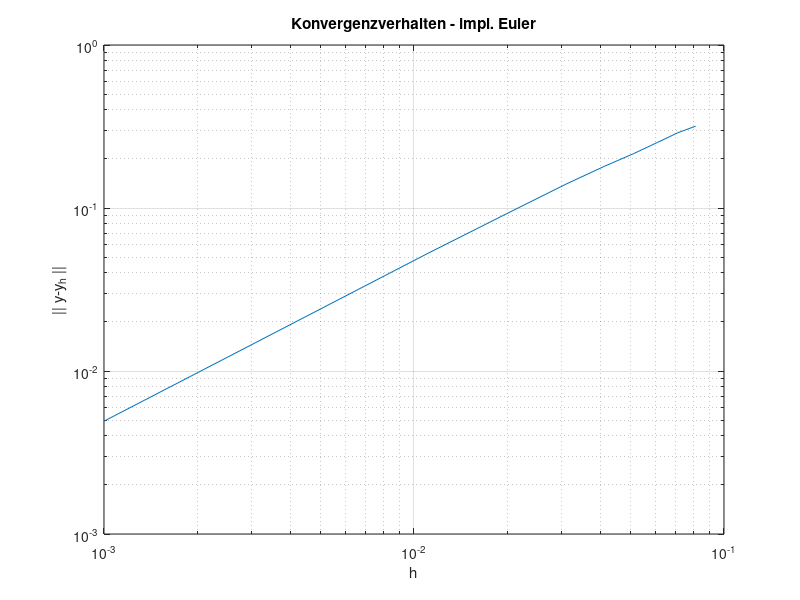

This figure's MATLAB source:
%% HU3 Aufgabe H2 b) impliziter Euler - Konvergenztest

clearvars
hmax = 0.1;                 % maximale Zeitschrittweite
hmin = 0.001;              % minimale Zeitschrittweite
hh = flip(hmin:hmin*10:hmax);  % Zeitschwrittgrößen von hmax bis hmin

cc = 0;                     % norm fehlervektor initialisieren

% Problemdefinition
f = @(t,y) [y(2); -pi^2*y(1)]; y0=[1; 0];
yex = @(t) [cos(pi*t); -pi*sin(pi*t)];
%yy = y0; y=y0;

% Iteration über kleiner werdendes h
for h = hh(2:end)
    
    T = 1;          % Endzeit
    tt = 0:h:T;     % Zeitgitter
    y0=[1; 0];      % Reset der Startwerte/ Vektoren
    yy = y0; y=y0;
    
    % num. Approximation mit imp. Euler
    for t=tt(2:end)
        fun = @(y1) [y-y1-h*(f(t+h,y1))]; % impliziter Euler
        [y,fval]=fsolve(fun,y0);
        yy = [yy,y];
    end
    % exakte Lösung ausgewertet am Zeitgitter
    yyex=yex(tt);
    % norm. Fehler der num. Approximation
    c = norm((yyex(1,:)-yy(1,:)),'Inf');
    cc = [cc,c];
end

% Konvergenz plot
loglog(hh,cc)
title('Konvergenzverhalten - impl. Euler')
xlabel('h')
ylabel('|| y-y_h ||')
grid on